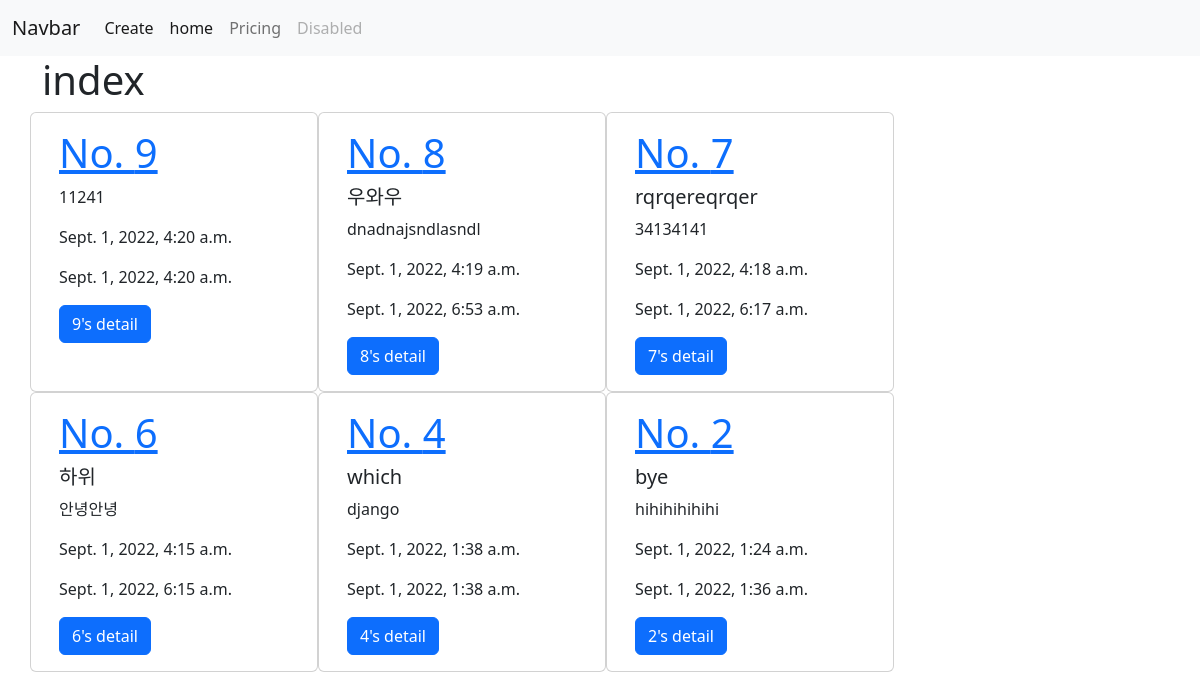
The app's page /articles/ with its own data.
### articles/models.py (models this page shows)
class Article(models.Model):
    title = models.CharField(max_length=10)
    content = models.TextField()
    created_at = models.DateTimeField(auto_now_add=True)
    updated_at = models.DateTimeField(auto_now=True)

### articles/views.py (the view)
# urls.py: path('', views.index, name='index'),
def index(request):
    articles = Article.objects.all().order_by('-pk') # 최신 게시물이 최상단에 위치
    context = {
        'articles' : articles,
    }
    return render(request, 'articles/index.html', context)

### articles/templates/articles/index.html
{% extends 'base.html' %}
{% block content %}
<h1>index</h1>
{% for article in articles %}
  <div class="card col-4" style="width: 18rem;">
    <div class="card-body">
      <a href="{% url 'articles:detail' article.pk %}"><h1>No. {{ article.pk }}</h1></a>
      <h5 class="card-title">{{ article.title }}</h5>
      <p class="card-text">{{ article.content }}</p>
      <p class="card-text">{{ article.created_at }}</p>
      <p class="card-text">{{ article.updated_at }}</p>
      <a href="{% url 'articles:detail' article.pk %}" class="btn btn-primary">{{ article.pk }}'s detail</a>
    </div>
  </div>
{% endfor %}
{% endblock content %}

### templates/base.html (shortened to what this page needs)
<!DOCTYPE html>
<html lang="en">
<head>
  <link href="https://cdn.jsdelivr.net/npm/bootstrap@5.2.0/dist/css/bootstrap.min.css" rel="stylesheet">
</head>
<body>
  {% include '_nav.html' %}
  <div class='container'>
    <div class='row'>
      {% block content %}
      {% endblock content %}
    </div>
  </div>
</body>
</html>

### templates/_nav.html (shortened to what this page needs)
<nav class="navbar navbar-expand-lg bg-light">
  <div class="container-fluid">
    <a class="navbar-brand" href="#">Navbar</a>
    <div class="collapse navbar-collapse" id="navbarNav">
      <ul class="navbar-nav">
        <li class="nav-item">
          <a class="nav-link active" aria-current="page" href="{% url 'articles:new' %}">Create</a>
        </li>
        <li class="nav-item">
          <a class="nav-link active" aria-current="page" href="{% url 'articles:index' %}">home</a>
        </li>
        <li class="nav-item">
          <a class="nav-link" href="#">Pricing</a>
        </li>
        <li class="nav-item">
          <a class="nav-link disabled">Disabled</a>
        </li>
      </ul>
    </div>
  </div>
</nav>

### records on screen
Article: pk "9", content "11241", created_at "Sept. 1, 2022, 4:20 a.m.", updated_at "Sept. 1, 2022, 4:20 a.m."
Article: pk "8", title "우와우", content "dnadnajsndlasndl", created_at "Sept. 1, 2022, 4:19 a.m.", updated_at "Sept. 1, 2022, 6:53 a.m."
Article: pk "7", title "rqrqereqrqer", content "34134141", created_at "Sept. 1, 2022, 4:18 a.m.", updated_at "Sept. 1, 2022, 6:17 a.m."
Article: pk "6", title "하위", content "안녕안녕", created_at "Sept. 1, 2022, 4:15 a.m.", updated_at "Sept. 1, 2022, 6:15 a.m."
Article: pk "4", title "which", content "django", created_at "Sept. 1, 2022, 1:38 a.m.", updated_at "Sept. 1, 2022, 1:38 a.m."
Article: pk "2", title "bye", content "hihihihihihi", created_at "Sept. 1, 2022, 1:24 a.m.", updated_at "Sept. 1, 2022, 1:36 a.m."
